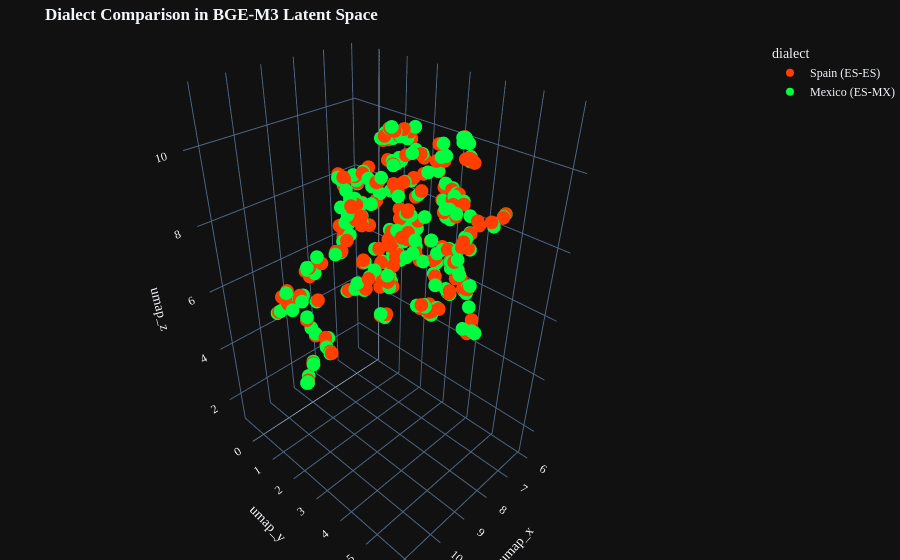

Source (notebook cell):
### Markdown cell above
# 🌌 UMAP_3D: DIALECT_COMPARISON_IN_LATENT_SPACE

This cell creates a unified 3D UMAP projection containing the embeddings for **both** the Spain and Mexico prompts.

### Code cell
#@title 05. EXECUTE: UMAP_DIALECT_COMPARISON
from umap import UMAP
import pandas as pd
import numpy as np

print(emoji.emojize(f":milky_way: [{datetime.now().strftime('%H:%M:%S')}] Generating unified UMAP 3D projection..."))

all_embeddings = np.concatenate([df["spain_embedding"].tolist(), df["mexico_embedding"].tolist()])
dialect_labels = ["Spain (ES-ES)"] * len(df) + ["Mexico (ES-MX)"] * len(df)
prompt_ids = df["id"].tolist() * 2

umap_3d = UMAP(n_neighbors=15, min_dist=0.1, n_components=3, random_state=42, metric="cosine")
components = umap_3d.fit_transform(all_embeddings)

plot_df = pd.DataFrame({
    "umap_x": components[:, 0],
    "umap_y": components[:, 1],
    "umap_z": components[:, 2],
    "dialect": dialect_labels,
    "prompt_id": prompt_ids
})

fig = px.scatter_3d(plot_df, x="umap_x", y="umap_y", z="umap_z",
                  color="dialect",
                  hover_data=["prompt_id"],
                  title="<b>Dialect Comparison in BGE-M3 Latent Space</b>",
                  template="plotly_dark",
                  color_discrete_map={"Spain (ES-ES)": "#FF3E00", "Mexico (ES-MX)": "#00FF41"})
fig.update_layout(font_family="Syne Mono", margin=dict(l=0, r=0, b=0, t=40))
fig.show()

artifex_explainer("LATENT SPACE ANALYSIS", (
    "<p>The UMAP projection shows how the `bge-m3` model 'sees' the two dialects. If the colors are heavily mixed, the model considers them semantically similar. If they form distinct clusters, the model perceives a significant semantic gap.</p>"
))

### Figure 1 — Plotly figure (JSON) as saved in the notebook; plotly's stock layout.template omitted (floating-point values rounded to 4 significant figures; data arrays with more than 128 entries replaced by an {"elided": "..."} marker saying what was removed)
{"data": [{"customdata": {"elided": "200x1 str values"}, "hovertemplate": "dialect=Spain (ES-ES)<br>umap_x=%{x}<br>umap_y=%{y}<br>umap_z=%{z}<br>prompt_id=%{customdata[0]}<extra></extra>", "legendgroup": "Spain (ES-ES)", "marker": {"color": "#FF3E00", "symbol": "circle"}, "mode": "markers", "name": "Spain (ES-ES)", "scene": "scene", "showlegend": true, "type": "scatter3d", "x": {"elided": "200 float values"}, "y": {"elided": "200 float values"}, "z": {"elided": "200 float values"}}, {"customdata": {"elided": "200x1 str values"}, "hovertemplate": "dialect=Mexico (ES-MX)<br>umap_x=%{x}<br>umap_y=%{y}<br>umap_z=%{z}<br>prompt_id=%{customdata[0]}<extra></extra>", "legendgroup": "Mexico (ES-MX)", "marker": {"color": "#00FF41", "symbol": "circle"}, "mode": "markers", "name": "Mexico (ES-MX)", "scene": "scene", "showlegend": true, "type": "scatter3d", "x": {"elided": "200 float values"}, "y": {"elided": "200 float values"}, "z": {"elided": "200 float values"}}], "layout": {"font": {"family": "Syne Mono"}, "legend": {"title": {"text": "dialect"}, "tracegroupgap": 0}, "margin": {"b": 0, "l": 0, "r": 0, "t": 40}, "scene": {"domain": {"x": [0.0, 1.0], "y": [0.0, 1.0]}, "xaxis": {"title": {"text": "umap_x"}}, "yaxis": {"title": {"text": "umap_y"}}, "zaxis": {"title": {"text": "umap_z"}}}, "title": {"text": "<b>Dialect Comparison in BGE-M3 Latent Space</b>"}}}
